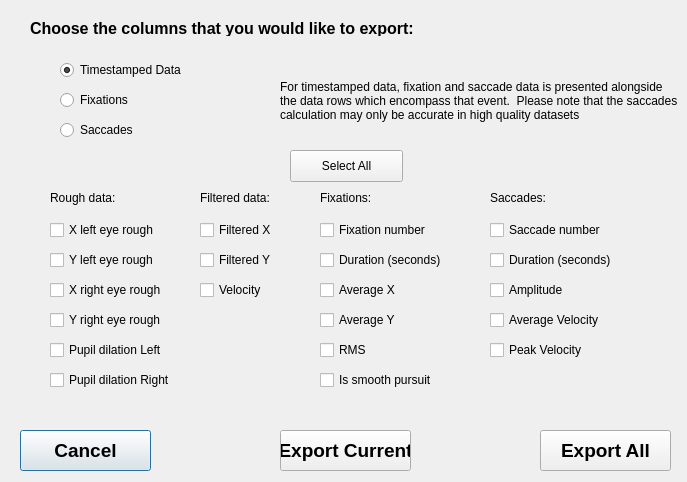
<?xml version="1.0" encoding="UTF-8"?>
<ui version="4.0">
 <class>DialogExport</class>
 <widget class="QDialog" name="DialogExport">
  <property name="windowModality">
   <enum>Qt::ApplicationModal</enum>
  </property>
  <property name="geometry">
   <rect>
    <x>0</x>
    <y>0</y>
    <width>687</width>
    <height>482</height>
   </rect>
  </property>
  <property name="windowTitle">
   <string>Dialog</string>
  </property>
  <property name="modal">
   <bool>true</bool>
  </property>
  <widget class="QLabel" name="label">
   <property name="geometry">
    <rect>
     <x>30</x>
     <y>20</y>
     <width>451</width>
     <height>16</height>
    </rect>
   </property>
   <property name="font">
    <font>
     <pointsize>12</pointsize>
     <weight>75</weight>
     <bold>true</bold>
    </font>
   </property>
   <property name="text">
    <string>Choose the columns that you would like to export:</string>
   </property>
  </widget>
  <widget class="QCheckBox" name="cb_xLeftRough">
   <property name="geometry">
    <rect>
     <x>50</x>
     <y>220</y>
     <width>141</width>
     <height>20</height>
    </rect>
   </property>
   <property name="text">
    <string>X left eye rough</string>
   </property>
  </widget>
  <widget class="QCheckBox" name="cb_yLeftRough">
   <property name="geometry">
    <rect>
     <x>50</x>
     <y>250</y>
     <width>141</width>
     <height>20</height>
    </rect>
   </property>
   <property name="text">
    <string>Y left eye rough</string>
   </property>
  </widget>
  <widget class="QCheckBox" name="cb_xRightRough">
   <property name="geometry">
    <rect>
     <x>50</x>
     <y>280</y>
     <width>141</width>
     <height>20</height>
    </rect>
   </property>
   <property name="text">
    <string>X right eye rough</string>
   </property>
  </widget>
  <widget class="QCheckBox" name="cb_yRightRough">
   <property name="geometry">
    <rect>
     <x>50</x>
     <y>310</y>
     <width>141</width>
     <height>20</height>
    </rect>
   </property>
   <property name="text">
    <string>Y right eye rough</string>
   </property>
  </widget>
  <widget class="QCheckBox" name="cb_xFilter">
   <property name="geometry">
    <rect>
     <x>200</x>
     <y>220</y>
     <width>111</width>
     <height>20</height>
    </rect>
   </property>
   <property name="text">
    <string>Filtered X</string>
   </property>
  </widget>
  <widget class="QCheckBox" name="cb_yFilter">
   <property name="geometry">
    <rect>
     <x>200</x>
     <y>250</y>
     <width>111</width>
     <height>20</height>
    </rect>
   </property>
   <property name="text">
    <string>Filtered Y</string>
   </property>
  </widget>
  <widget class="QLabel" name="label_2">
   <property name="geometry">
    <rect>
     <x>50</x>
     <y>190</y>
     <width>101</width>
     <height>16</height>
    </rect>
   </property>
   <property name="text">
    <string>Rough data:</string>
   </property>
  </widget>
  <widget class="QCheckBox" name="cb_LeftPupil">
   <property name="geometry">
    <rect>
     <x>50</x>
     <y>340</y>
     <width>141</width>
     <height>20</height>
    </rect>
   </property>
   <property name="text">
    <string>Pupil dilation Left</string>
   </property>
  </widget>
  <widget class="QCheckBox" name="cb_rightPupil">
   <property name="geometry">
    <rect>
     <x>50</x>
     <y>370</y>
     <width>141</width>
     <height>20</height>
    </rect>
   </property>
   <property name="text">
    <string>Pupil dilation Right</string>
   </property>
  </widget>
  <widget class="QLabel" name="label_3">
   <property name="geometry">
    <rect>
     <x>200</x>
     <y>190</y>
     <width>101</width>
     <height>16</height>
    </rect>
   </property>
   <property name="text">
    <string>Filtered data:</string>
   </property>
  </widget>
  <widget class="QLabel" name="label_4">
   <property name="geometry">
    <rect>
     <x>320</x>
     <y>190</y>
     <width>101</width>
     <height>16</height>
    </rect>
   </property>
   <property name="text">
    <string>Fixations:</string>
   </property>
  </widget>
  <widget class="QCheckBox" name="cb_fixNumber">
   <property name="geometry">
    <rect>
     <x>320</x>
     <y>220</y>
     <width>141</width>
     <height>20</height>
    </rect>
   </property>
   <property name="text">
    <string>Fixation number</string>
   </property>
  </widget>
  <widget class="QCheckBox" name="cb_fixDur">
   <property name="geometry">
    <rect>
     <x>320</x>
     <y>250</y>
     <width>141</width>
     <height>20</height>
    </rect>
   </property>
   <property name="text">
    <string>Duration (seconds)</string>
   </property>
  </widget>
  <widget class="QCheckBox" name="cb_xAverage">
   <property name="geometry">
    <rect>
     <x>320</x>
     <y>280</y>
     <width>141</width>
     <height>20</height>
    </rect>
   </property>
   <property name="text">
    <string>Average X</string>
   </property>
  </widget>
  <widget class="QCheckBox" name="cb_yAverage">
   <property name="geometry">
    <rect>
     <x>320</x>
     <y>310</y>
     <width>141</width>
     <height>20</height>
    </rect>
   </property>
   <property name="text">
    <string>Average Y</string>
   </property>
  </widget>
  <widget class="QCheckBox" name="cb_euclideanDis">
   <property name="geometry">
    <rect>
     <x>320</x>
     <y>340</y>
     <width>151</width>
     <height>20</height>
    </rect>
   </property>
   <property name="text">
    <string>RMS</string>
   </property>
  </widget>
  <widget class="QPushButton" name="b_cancel">
   <property name="geometry">
    <rect>
     <x>20</x>
     <y>430</y>
     <width>131</width>
     <height>41</height>
    </rect>
   </property>
   <property name="font">
    <font>
     <pointsize>14</pointsize>
     <weight>75</weight>
     <bold>true</bold>
    </font>
   </property>
   <property name="text">
    <string>Cancel</string>
   </property>
  </widget>
  <widget class="QPushButton" name="b_export">
   <property name="geometry">
    <rect>
     <x>280</x>
     <y>430</y>
     <width>131</width>
     <height>41</height>
    </rect>
   </property>
   <property name="font">
    <font>
     <pointsize>14</pointsize>
     <weight>75</weight>
     <bold>true</bold>
    </font>
   </property>
   <property name="text">
    <string>Export Current</string>
   </property>
  </widget>
  <widget class="QLabel" name="label_5">
   <property name="geometry">
    <rect>
     <x>490</x>
     <y>190</y>
     <width>101</width>
     <height>16</height>
    </rect>
   </property>
   <property name="text">
    <string>Saccades:</string>
   </property>
  </widget>
  <widget class="QLabel" name="label_6">
   <property name="geometry">
    <rect>
     <x>280</x>
     <y>60</y>
     <width>401</width>
     <height>81</height>
    </rect>
   </property>
   <property name="text">
    <string>For timestamped data, fixation and saccade data is presented alongside the data rows which encompass that event.  Please note that the saccades calculation may only be accurate in high quality datasets</string>
   </property>
   <property name="wordWrap">
    <bool>true</bool>
   </property>
  </widget>
  <widget class="QCheckBox" name="cb_sacNumber">
   <property name="geometry">
    <rect>
     <x>490</x>
     <y>220</y>
     <width>141</width>
     <height>20</height>
    </rect>
   </property>
   <property name="text">
    <string>Saccade number</string>
   </property>
  </widget>
  <widget class="QCheckBox" name="cb_sacDuration">
   <property name="geometry">
    <rect>
     <x>490</x>
     <y>250</y>
     <width>141</width>
     <height>20</height>
    </rect>
   </property>
   <property name="text">
    <string>Duration (seconds)</string>
   </property>
  </widget>
  <widget class="QCheckBox" name="cb_smoothpursuit">
   <property name="geometry">
    <rect>
     <x>320</x>
     <y>370</y>
     <width>151</width>
     <height>20</height>
    </rect>
   </property>
   <property name="text">
    <string>Is smooth pursuit</string>
   </property>
  </widget>
  <widget class="QCheckBox" name="cb_sacAmplitude">
   <property name="geometry">
    <rect>
     <x>490</x>
     <y>280</y>
     <width>141</width>
     <height>20</height>
    </rect>
   </property>
   <property name="text">
    <string>Amplitude</string>
   </property>
  </widget>
  <widget class="QCheckBox" name="cb_sacVelocityAv">
   <property name="geometry">
    <rect>
     <x>490</x>
     <y>310</y>
     <width>141</width>
     <height>20</height>
    </rect>
   </property>
   <property name="text">
    <string>Average Velocity</string>
   </property>
  </widget>
  <widget class="QCheckBox" name="cb_sacVelocityPeak">
   <property name="geometry">
    <rect>
     <x>490</x>
     <y>340</y>
     <width>141</width>
     <height>20</height>
    </rect>
   </property>
   <property name="text">
    <string>Peak Velocity</string>
   </property>
  </widget>
  <widget class="QPushButton" name="b_export_all">
   <property name="geometry">
    <rect>
     <x>540</x>
     <y>430</y>
     <width>131</width>
     <height>41</height>
    </rect>
   </property>
   <property name="font">
    <font>
     <pointsize>14</pointsize>
     <weight>75</weight>
     <bold>true</bold>
    </font>
   </property>
   <property name="text">
    <string>Export All</string>
   </property>
  </widget>
  <widget class="QCheckBox" name="cb_velocity">
   <property name="geometry">
    <rect>
     <x>200</x>
     <y>280</y>
     <width>101</width>
     <height>20</height>
    </rect>
   </property>
   <property name="text">
    <string>Velocity</string>
   </property>
  </widget>
  <widget class="QPushButton" name="b_select_all">
   <property name="geometry">
    <rect>
     <x>290</x>
     <y>150</y>
     <width>113</width>
     <height>32</height>
    </rect>
   </property>
   <property name="text">
    <string>Select All</string>
   </property>
  </widget>
  <widget class="QRadioButton" name="rb_timestamped">
   <property name="geometry">
    <rect>
     <x>60</x>
     <y>60</y>
     <width>151</width>
     <height>20</height>
    </rect>
   </property>
   <property name="text">
    <string>Timestamped Data</string>
   </property>
   <property name="checked">
    <bool>true</bool>
   </property>
  </widget>
  <widget class="QRadioButton" name="rb_fixations">
   <property name="geometry">
    <rect>
     <x>60</x>
     <y>90</y>
     <width>151</width>
     <height>20</height>
    </rect>
   </property>
   <property name="text">
    <string>Fixations</string>
   </property>
  </widget>
  <widget class="QRadioButton" name="rb_saccades">
   <property name="geometry">
    <rect>
     <x>60</x>
     <y>120</y>
     <width>151</width>
     <height>20</height>
    </rect>
   </property>
   <property name="text">
    <string>Saccades</string>
   </property>
  </widget>
 </widget>
 <resources/>
 <connections/>
</ui>
